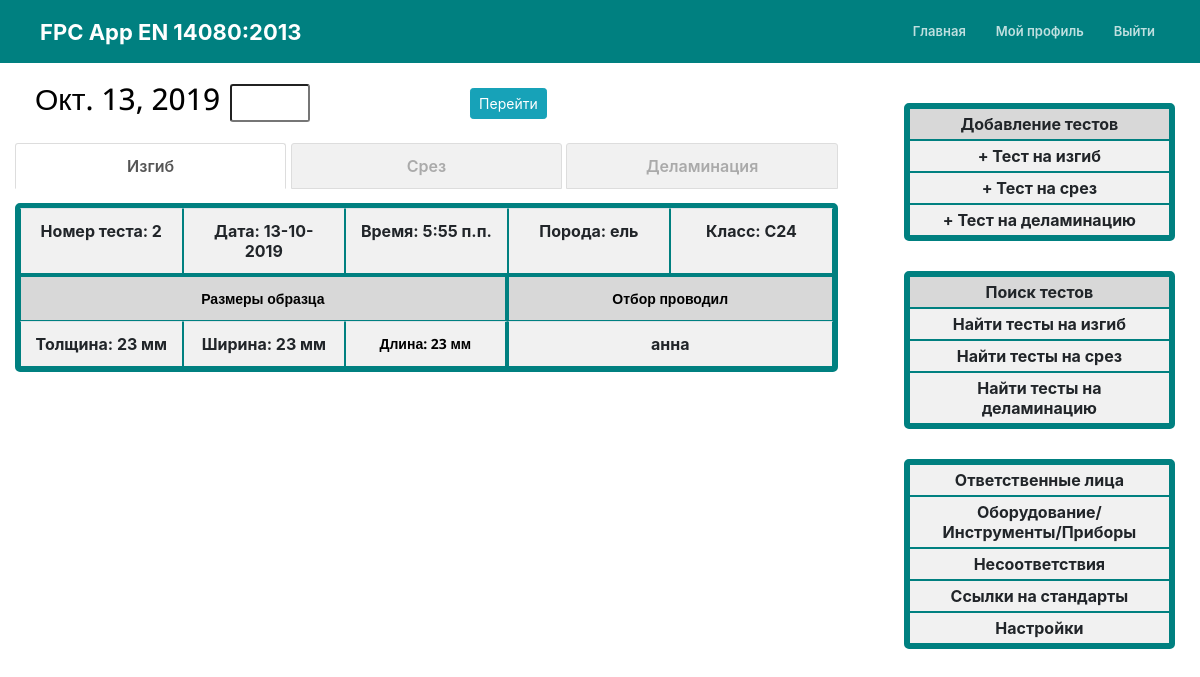
Page / (signed in) on the committed database.
### mainApp/models.py (models this page shows, shortened)
class TestLamella(models.Model):
	test_date = models.DateField()
	test_time = models.TimeField(blank=True, null=True, default=None)
	test_number = models.IntegerField(default=def_bt_test_number)
	equipment = models.CharField(max_length=100, default=def_bt_equipment)
	type_of_wood = models.ForeignKey(Wood_types, on_delete=models.PROTECT, null=True, related_name='TestLamella_fj_wood_type', default=def_bt_type_of_wood)
	strength_class = models.ForeignKey(strength_class_types, on_delete=models.PROTECT, null=True, related_name='TestLamella_strength_class', default=def_bt_strength_class)
	glue = models.CharField(max_length=100, default=def_bt_glue)
	glue_harderner_amount = models.CharField(max_length=100, blank=True, default=def_bt_glue_harderner_amount)
	lamellas_thickness = models.IntegerField(default=def_bt_lamellas_thickness)
	lamellas_width = models.IntegerField(default=def_bt_lamellas_width)
	lamellas_length = models.IntegerField(default=def_bt_lamellas_length)
	fj_length = models.IntegerField(default=def_bt_fj_length)
	fj_path = models.IntegerField(default=def_bt_fj_path)
	fj_gap = models.IntegerField(default=def_bt_fj_gap)
	fj_angle = models.IntegerField(default=def_bt_fj_angle)
	fj_orientation = models.CharField(max_length=100, choices=[('Пластевое', 'Пластевое'), ('Ребровое', 'Ребровое')], default=def_bt_fj_orientation)
	lamellas_left_moisture = models.IntegerField(default=def_bt_lamellas_left_moisture)
	lamellas_right_moisture = models.IntegerField(default=def_bt_lamellas_right_moisture)
	glue_pressure = models.FloatField(default=def_bt_glue_pressure)
	pressure_time = models.IntegerField(blank=True, null=True, default=def_bt_pressure_time)
	glue_use_amount = models.IntegerField(default=def_bt_glue_use_amount)
	glue_batch_number = models.CharField(max_length=100, default=def_bt_glue_batch_number)
	glue_expiration_date = models.DateField()
	lamellas_param = models.CharField(blank=True, max_length=100, default=def_bt_lamellas_param)
	lamellas_took_person = models.ForeignKey(Person, on_delete=models.PROTECT, related_name='TestLamella_took_person', default=def_bt_lamellas_took_person)
	force_crash = models.FloatField()
	time_of_testing = models.IntegerField(blank=True, null=True)
	lamellas_strength = models.FloatField()
	passed = models.BooleanField(default=False)
	by_fj_crash = models.IntegerField()
	base_fj_crash = models.IntegerField()
	out_of_fj_crash = models.IntegerField()
	comment = models.TextField(blank=True)
	photo = models.ImageField(upload_to='uploads', blank=True)
	author = models.ForeignKey(User, blank=True, null=True, on_delete=models.CASCADE)

class Wood_types(models.Model):
	name = models.CharField(max_length=100)
	author = models.ForeignKey(User, blank=True, null=True, on_delete=models.CASCADE)
	def __str__(self):
		return self.name

class strength_class_types(models.Model):
	name = models.CharField(max_length=100)
	author = models.ForeignKey(User, blank=True, null=True, on_delete=models.CASCADE)
	def __str__(self):
		return self.name

class Person(models.Model):
	name = models.CharField(max_length=100)
	position = models.CharField(max_length=100)
	training_date = models.DateField()
	next_training_date = models.DateField()
	comment = models.TextField(blank=True)
	author = models.ForeignKey(User, blank=True, null=True, on_delete=models.CASCADE)
	def __str__(self):
		return self.name

### mainApp/views.py (the view)
# urls.py: path('', today_views.today, name='today'),
@login_required
def today(request):
	if request.method == 'POST':
		form = DateForm(request.POST)
		if form.is_valid():
			today_date = form.cleaned_data.get('need_date')
			return redirect('date_tests')
	else:
		form = DateForm()
		today_date = datetime.date.today()
		user = get_object_or_404(User, username=request.user.username)
	bendtests = TestLamella.objects.filter(test_date=today_date, author__profile__company=user.profile.company).order_by('test_number')
	delamination_tests = TestDelamination.objects.filter(test_date=today_date, author__profile__company=user.profile.company).order_by('test_number')
	shear_tests = TestShear.objects.filter(test_date=today_date, author__profile__company=user.profile.company).order_by('test_number')
	return render(request, 'mainApp/today.html', {'bendtests': bendtests, 'delaminationtests': delamination_tests,
		'sheartests': shear_tests, 'date': today_date, 'date_form': DateForm,})

### mainApp/templates/mainApp/today.html (shortened to what this page needs)
{% load static %}
{% load bootstrap4 %}
{% bootstrap_css %}
<!DOCTYPE html>
<html>
<head lang="ru">
    <link rel="stylesheet" type="text/css" href="{% static 'mainApp/style.css' %}" />
	<link rel="stylesheet" href="https://stackpath.bootstrapcdn.com/bootstrap/4.2.1/css/bootstrap.min.css">
    <link href="https://stackpath.bootstrapcdn.com/font-awesome/4.7.0/css/font-awesome.min.css" rel="stylesheet">
    <link rel="stylesheet" href="https://cdnjs.cloudflare.com/ajax/libs/tempusdominus-bootstrap-4/5.1.2/css/tempusdominus-bootstrap-4.min.css" />
</head>
<body>
<header class="site__header">
	<div class="container">
		<div class="header__inner">
			<div class="header__logo">
				<a id="logo" href="/">FPC App EN 14080:2013</a>
			</div>
			<nav id="nav">
				<a id="nav__link" href="{% url 'today' %}">Главная</a>
				{% if user.is_authenticated %}
				<a id="nav__link" href="{% url 'profile' %}">Мой профиль</a>
				<a id="nav__link" href="{% url 'logout' %}">Выйти</a>
				{% else %}
				<a id="nav__link" href="{% url 'login' %}">Войти</a>
				<a id="nav__link" href="{% url 'register' %}">Регистрация</a>
				{% endif %}
			</nav>
		</div>
	</div>
</header>
<div class="intro">
	<div class="work__window">
		<div class="work__place">
            {% block content %}
            <div class='dates'>
				<div id="date"><h5 id="date">{{ date }}</h5></div>
				<dir class="date__form">
					<form method="POST" class="form__input"  action="{% url 'date_tests' %}">
	                {{ date_form.need_date }}
	                </dir>
	                <dir class="but">
	                <button class="btn btn-info btn-sm" type="submit">Перейти</button></dir>
			</div>
			<div class="tabs">
				    	<label for="tab1">Изгиб</label>
				    	<label for="tab2">Срез</label>
				    	<label for="tab3">Деламинация</label>
			     <section id="content-tab1">
			       		{% if bendtests %}
                        {% for test in bendtests %}
                        <table class="table" onClick='location.href="{% url "bendtest-detail" test.id %}"'>
                        	<tr class="table_row">
	                            <th class="table_cell">Номер теста: {{ test.test_number }}</th>
	                            <th class="table_cell">Дата: {{ test.test_date|date:"d-m-Y" }}</th>
	                            {% if test.test_time %}
	                            <th class="table_cell">Время: {{ test.test_time }}</th>
	                            {% else %}
	                            <th class="table_cell">Время: ---</th>
	                            {% endif %}
	                            <th class="table_cell">Порода: {{ test.type_of_wood }}</th>
	                            <th class="table_cell">Класс: {{ test.strength_class }}</th>
                            </tr>
                            <tr class="table_row">
                            	<td colspan="3" class="table_cell" id="cell1">Размеры образца</td>
                            	<th colspan="2" class="table_cell" id="cell3">Отбор проводил</th>
                            </tr>
                            <tr class="table_row">
                            	<th class="table_cell">Толщина: {{ test.lamellas_thickness }} мм</th>
                            	<th class="table_cell">Ширина: {{ test.lamellas_width }} мм</th>
                            	<th class="table_cell" id="cell2">Длина: {{ test.lamellas_length }} мм</th>
                            	<th colspan="2" class="table_cell">{{ test.lamellas_took_person }}</th>
                            </tr>
                        </table>
                        {% endfor %}
                        {% else %}
                        В этот день тестов не добавлено
                   		{% endif %}
			    </section>
			</div>
			{% endblock %}
		</div>
		{% block sidebar %}
		<div class="sidebar">
		<table class="table_detail sidebar_table">
            <tr class="table_row">
                <th class="table_cell dark_cell">Добавление тестов</th>
            </tr>
            <tr class="table_row">
                <th class="table_cell click_sidebar" onClick='location.href="{% url "bendtest" %}"'>+ Тест на изгиб</th>
            </tr>
            <tr class="table_row">
                <th class="table_cell click_sidebar" onClick='location.href="{% url "testshear" %}"'>+ Тест на срез</th>
            </tr>
            <tr class="table_row">
                <th class="table_cell click_sidebar" onClick='location.href="{% url "testdelamination" %}"'>+ Тест на деламинацию</th>
            </tr>
           </table >
           	<table class="table_detail sidebar_table">
            <tr class="table_row">
                <th class="table_cell dark_cell">Поиск тестов</th>
            </tr>
            <tr class="table_row">
                <th class="table_cell click_sidebar" onClick='location.href="{% url "bendtestfilter" %}"'>Найти тесты на изгиб</th>
            </tr>
            <tr class="table_row">
                <th class="table_cell click_sidebar" onClick='location.href="{% url "sheartestfilter" %}"'>Найти тесты на срез</th>
            </tr>
            <tr class="table_row">
                <th class="table_cell click_sidebar" onClick='location.href="{% url "delamtestfilter" %}"'>Найти тесты на деламинацию</th>
            </tr>
           </table >
           <table class="table_detail sidebar_table">
            <tr class="table_row">
                <th class="table_cell click_sidebar" onClick='location.href="{% url "persons" %}"'>Ответственные лица</th>
            </tr>
            <tr class="table_row">
                <th class="table_cell click_sidebar" onClick='location.href="{% url "tools" %}"'>Оборудование/Инструменты/Приборы</th>
            </tr>
            <tr class="table_row">
                <th class="table_cell click_sidebar" onClick='location.href="{% url "nonconformities" %}"'>Несоответствия</th>
            </tr>
            <tr class="table_row">
                <th class="table_cell click_sidebar" onClick='location.href="#'>Ссылки на стандарты</th>
            </tr>
            <tr class="table_row">
                <th class="table_cell click_sidebar" onClick='location.href="{% url "settings" %}"'>Настройки</th>
            </tr>
           </table >
		</div>
		{% endblock sidebar %}
	</div>
</div>
</body>
</html>

### mainApp/static/mainApp/style.css (style rules this page uses)
body { margin: 0; font-family: 'Open Sans', sans-serif; font-size: 14px; color: #ddd; }
*, *:before, *:after { box-sizing: border-box; }
.container { display: flex; width: 100%; margin: 0 0; padding: 0 0; height: 100%; }
.site__header { width: 100%; height: 63px; background: #008080; position: absolute; top: 0; left: 0; z-index: 1000; }
.header__inner { display: flex; justify-content: space-between; align-items: center; width: 100%; flex-wrap: nowrap; }
.header__logo { width: 100%; height: 100%; }
#logo { position: absolute; padding-top: 16px; left: 40px; font-size: 22px; font-weight: 700; color: #fff; text-decoration: none; }
#nav { display: flex; font-size: 13px; font-weight: 600; }
#nav__link { color: #fff; text-decoration: none; opacity: .75; margin-left: 30px; white-space: nowrap; }
#nav__link:first-child { margin-left: 0; }
.intro { height: 750px; padding-top: 63px; }
.work__window { display: flex; flex-flow: row; flex-wrap: nowrap; flex-direction: row; height: 100%; }
.work__place { flex: 3; display: flex; flex-direction: column; margin-right: 50px; margin-left: 15px; max-width: 900px; }
.dates { display: flex; height: 80px; align-items: center; }
.sidebar { flex: 1; padding-left: 30px; }
#date { font-family: 'Open Sans', sans-serif; font-size: 30px; font-weight: 500; color: #000000; padding-left: 10px; white-space: nowrap; }
.date__form { display: flex; padding: 13px 0; margin: 0 0; width: 250px; }
.form__input { padding: 0 10px; margin: 0; }
.but { padding: 0; }
.tabs { width: 100%; padding: 0 0 10px; margin: 0; white-space: nowrap; }
.tabs>section { display: none; padding: 0 0; background: #fff; margin-right: -9px; }
.tabs>label { width: 33.333%; flex: 1; margin: 0 0 -1px; padding: 10px 0; font-weight: 600; text-align: center; color: #aaa; border: 0px solid #ddd; border-width: 1px 1px 1px 1px; background: #f1f1f1; border-radius: 3px 3px 0 0; }
.tabs>label:before { font-family: fontawesome; font-weight: normal; margin-right: 10px; }
.tabs>input:checked+label { color: #555; border-bottom: 1px solid #fff; background: #fff; }
#tab1:checked~#content-tab1, #tab2:checked~#content-tab2, #tab3:checked~#content-tab3, #tab4:checked~#content-tab4 { display: block; }
.table { border-collapse: separate; border-spacing: 0; text-align: center; margin: 30px 0 0; padding: 0 0; width: 100%; max-width: 900px; border: 5px solid #008080; border-radius: 5px; margin-bottom: 0rem; }
.table_detail { border-collapse: separate; border-spacing: 0; text-align: center; margin: 30px 0 0; padding: 0 0; width: 100%; max-width: 1000px; border: 5px solid #008080; border-radius: 5px; }
.table_row { width: 100%; }
.table:first-child { margin: 15px 0; }
.table_cell { margin: 0 0; border: 1px solid #008080; padding: 5px 10px; background: #f1f1f1; width: 20%; text-align: center; }
.sidebar { padding: auto 10px; text-align: center; margin: 10px; align-items: center; display: flex; flex-direction: column; }
#cell1 { border-top: 3px solid #008080; border-right: 3px solid #008080; font-family: 'Open Sans', sans-serif; font-size: 14px; color: #000000; font-weight: 700; background: #d8d8d8; }
#cell2 { border-right: 3px solid #008080; font-family: 'Open Sans', sans-serif; font-size: 14px; color: #000000; font-weight: 700; }
#cell3 { border-top: 3px solid #008080; font-family: 'Open Sans', sans-serif; font-size: 14px; color: #000000; font-weight: 700; background: #d8d8d8; }
.dark_cell { background: #d8d8d8 }
input { width: 80px; border-radius:3px; padding: 5px; margin: 5px; }
.sidebar_table { margin-right: 30px; }

### rows in the picture
TestLamella: test_number "2", test_date "13-10-2019", test_time "5:55 п.п.", type_of_wood "ель", strength_class "C24", lamellas_thickness "23", lamellas_width "23", lamellas_length "23", lamellas_took_person "анна"

### other values in the picture
{{ date }} "Окт. 13, 2019"
